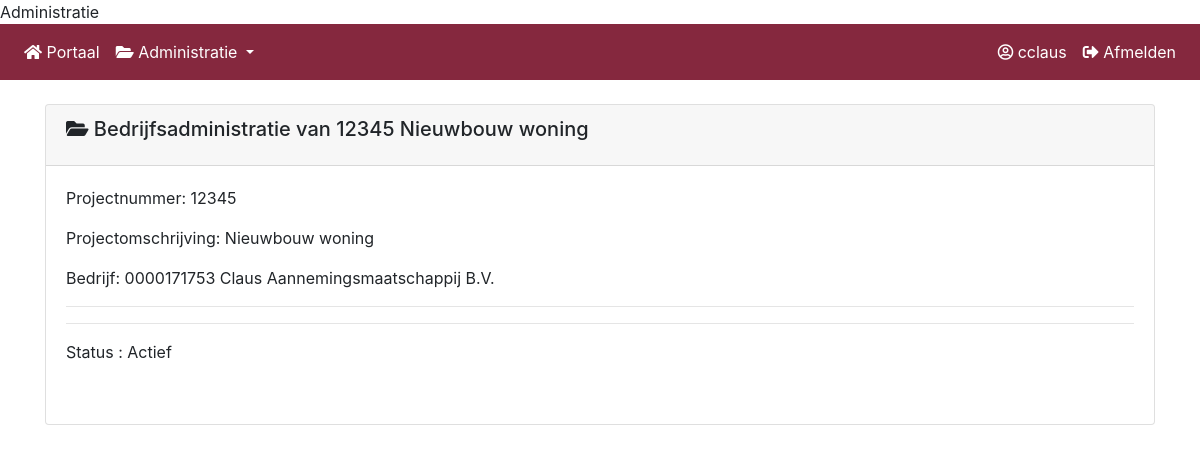
The page /project_details/1/ (signed in) on the database its author committed.
### claus_projecten/models.py (models this page shows)
class Projecten(models.Model):
    project_status = (('Actief', 'Actief'),
                    ('Inactief', 'Inactief'),
                    ('Afgesloten','Afgesloten'),
                    )
    projectnummer  = models.CharField(max_length=200, blank=True)
    projectomschrijving = models.CharField(max_length=200, blank=True)
    projectleider = models.ForeignKey(User, on_delete=models.CASCADE)
    bedrijfsadministratie = models.ForeignKey(BedrijfsAdministratie, on_delete=models.CASCADE)
    status = models.CharField(max_length=200, choices=project_status)
    class Meta:
        verbose_name_plural = "Projecten"
    def __str__(self):
            return  self.projectnummer + ' ' + self.projectomschrijving

### claus_administratie/models.py (models this page shows)
class BedrijfsAdministratie(models.Model):
    bedrijfs_status = (('Actief','Actief'),
                        ('Inactief','Inactief'),)
    bedrijfsnummer = models.CharField(max_length=10)
    bedrijfsnaam = models.CharField(max_length=200)
    kvk_nummer = models.CharField(max_length=200)
    vestigings_nummer = models.CharField(max_length=200)
    straatnaam_nummer = models.CharField(max_length=200)
    postcode = models.CharField(max_length=200)
    plaats = models.CharField(max_length=200)
    omschrijving = models.CharField(max_length=200)
    status = models.CharField(max_length=200, choices=bedrijfs_status)
    class Meta:
        verbose_name_plural = "Bedrijven"
    def __str__(self):
        return self.bedrijfsnummer + " " + self.bedrijfsnaam

### claus_projecten/views.py (the view)
# urls.py: path('project_details/<int:pk>/', views.ProjectDetails.as_view(), name='project_details'),
class ProjectDetails(DetailView):
    template_name = 'claus_projecten/project_details.html'
    model = Projecten

### claus_portaal/templatetags/has_group.py (called while the page is built)
@register.filter(name='has_group')
def has_group(user, group_name):
    group = Group.objects.get(name=group_name)
    return True if group in user.groups.all() else False

### claus_projecten/templates/claus_projecten/project_details.html
{% include "claus_portaal/base.html" %}
{% load crispy_forms_tags %}
{% block content %}
{% if user.is_authenticated %}
<body>
<div class="container">
<br>
<div class="row">
<div class="col-sm-12">
<div class="card">
<div class="card-header">
<h5 class="card-title"><i class="fa fa-folder-open" aria-hidden="true"></i> Bedrijfsadministratie van {{ object }}</h5>
</div>
<div class="card-body">
<p class="card-text">Projectnummer: {{object.projectnummer}}</p>
<p class="card-text">Projectomschrijving: {{object.projectomschrijving}}</p>
<p class="card-text">Bedrijf: {{object.bedrijfsadministratie}}</p>
<hr>
<hr>
<p class="card-text">Status : {{object.status}}</p>
<br>
</div>
</div>
<br>
{% endif %}
{% endblock %}

### claus_portaal/templates/claus_portaal/navbar_administratie.html (shortened to what this page needs)
<nav  class="navbar navbar-chb navbar-expand-lg  justify-content-end ">
    <div  class="collapse navbar-collapse" id="collapsibleNavbar">
      <ul class="navbar-nav mr-auto">
        <li class="nav-item">
          <a class="nav-link" href="{% url 'claus_portaal' %}"><i class="fa fa-home" aria-hidden="true"></i> Portaal </a>
        </li>
        <li class="nav-item dropdown">
          <a class="nav-link dropdown-toggle" id="navbarDropdown" role="button" data-toggle="dropdown" aria-haspopup="true" aria-expanded="false"><i class="fa fa-folder-open" aria-hidden="true"></i>
            Administratie
          </a>
      </li>
    </ul>
        <ul class="navbar-nav my-2 my-lg-0">
              <li>
                <a class="nav-link" href="{% url 'persoon_gegevens' %}"><i class="far fa-user-circle" aria-hidden="true"></i> {{ user.username }}</a>
              </li>
              <li>
                <a class="nav-link" href="{% url 'logout' %}"><i class="fas fa-sign-out-alt" aria-hidden="true"></i> Afmelden</a>
              </li>
        </ul>
    </div>
</nav>

### claus_portaal/templates/claus_portaal/base.html (style rules this page uses)
.navbar-chb { background-color: #85283e; color: #FFFFFF; }
a { color: inherit; }

### rows shown on the page
Projecten: projectnummer+projectomschrijving "12345 Nieuwbouw woning", projectnummer "12345", projectomschrijving "Nieuwbouw woning", bedrijfsadministratie "0000171753 Claus Aannemingsmaatschappij B.V.", status "Actief"

### other values the page prints
{{ user.username }} "cclaus"
